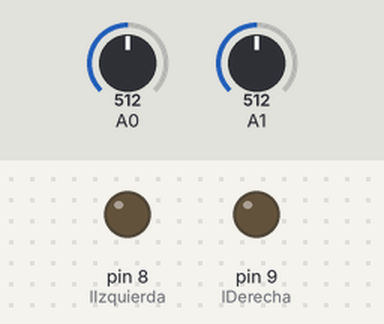
Bench run of a sketch on a simulated Arduino Uno, built with avr-gcc and run on an emulated ATmega328P. Shown: output pins drawn as LEDs (lit = HIGH). Inputs (shaded band) come from the test bench; at power-on: A0 = 512, A1 = 512. What the sketch prints to the serial monitor is not drawn.

Above: at 1.2 s.
1.3 s: A0 set to 792
2.8 s: A0 set to 817
At 4.0 s:
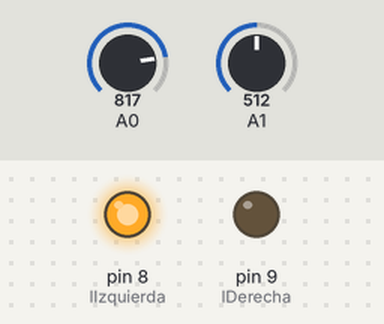
4.3 s: A1 set to 790
5.8 s: A1 set to 812
At 6.7 s:
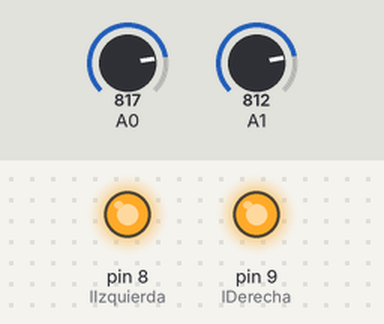
7.3 s: A0 set to 790
At 8.0 s:
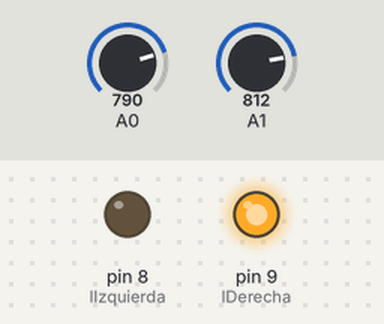
8.8 s: A0 set to 810
At 9.3 s:
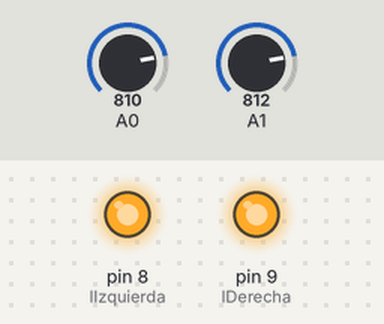
Timing chart, 0 to 11.3 s (numbered marks = the images above; inputs shaded):
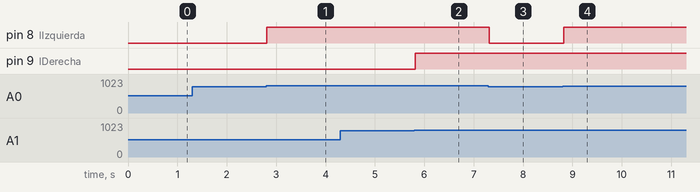

The sketch:

detectorIzquierdaDerechaArduino.ino
```cpp
int sIzquierda,sDerecha;
int lIzquierda=8;
int lDerecha=9;
void setup() {
  // put your setup code here, to run once:
Serial.begin(9600);
pinMode(lIzquierda,OUTPUT);
pinMode(lDerecha,OUTPUT);
}

void loop() {
  // put your main code here, to run repeatedly:
sIzquierda=analogRead(A0);
sDerecha=analogRead(A1);
if (sIzquierda>800){
  digitalWrite(lIzquierda,HIGH);
  Serial.write(1);
}else{
  digitalWrite(lIzquierda,LOW);
}
if (sDerecha>800){
  digitalWrite(lDerecha,HIGH);
  Serial.write(2);
}else{
  digitalWrite(lDerecha,LOW);
}

delay(100);
}
```

Measured:
- the behaviour switches between 800 and 801 on A0 (found by bisection; images 0 and 1)
- the behaviour switches between 800 and 801 on A1 (found by bisection; images 1 and 2)
- after the input at 1.3 s, every drawn part: stays the same
- after the input at 2.8 s, pin 8 (lIzquierda): LOW → HIGH at once
- after the input at 4.3 s, every drawn part: stays the same
- after the input at 5.8 s, pin 9 (lDerecha): LOW → HIGH at once
- after the input at 7.3 s, pin 8 (lIzquierda): HIGH → LOW at once
- after the input at 8.8 s, pin 8 (lIzquierda): LOW → HIGH at once
